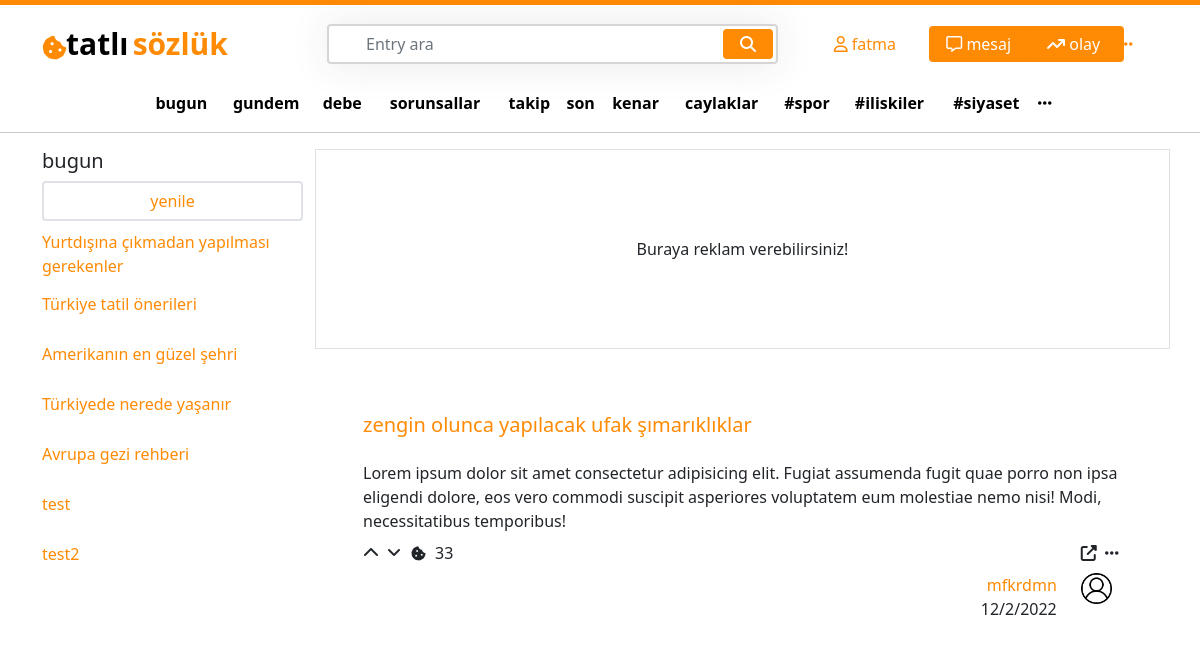
The page / (signed in) on the database its author committed.
### user/models.py (models this page shows, shortened)
class User(AbstractBaseUser):
    email = models.EmailField(max_length=100, unique=True)
    username = models.CharField(max_length=50, unique=True)
    date_joined = models.DateTimeField(auto_now_add=True)
    last_login = models.DateTimeField(auto_now_add=True)
    created_date = models.DateTimeField(auto_now_add=True)
    modified_date = models.DateTimeField(auto_now=True)
    is_admin = models.BooleanField(default=True)
    is_staff = models.BooleanField(default=True)
    is_active = models.BooleanField(default=True)
    is_superadmin = models.BooleanField(default=True)
    USERNAME_FIELD = 'email'
    REQUIRED_FIELDS = ['username']
    objects = UserManager()

### entry/models.py (models this page shows, shortened)
class Entry(models.Model):
    user = models.ForeignKey(User, on_delete=models.CASCADE)
    entry_slug =  models.CharField(max_length=85, blank=True, null=True)
    entry_name =  models.CharField(max_length=85, blank=True, null=True)
    created_at = models.DateTimeField(auto_now_add=True)
    updated_at = models.DateTimeField(auto_now=True)

### homepage/views.py (the view)
# urls.py: path('', views.home, name='home'),
def home(request):
    all_entries = Entry.objects.all()
    context = {
        'all_entries' : all_entries
    }
    return render(request, 'home.html', context)

### templates/home.html
{% extends 'base.html' %}
{% load static %}
{% block content %}
            <div class="col-lg-9 main_left">
                <div class="row">
                    <div class="col-lg-12 d-flex align-items-center justify-content-center border border-1" style="height: 200px;">
                        Buraya reklam verebilirsiniz!
                    </div>
                    <div class="col-lg-12 p-5">
                        <div class="row mt-3">
                            <div class="col-lg-12 ">
                                <h5>
                                    <a href="">zengin olunca yapılacak ufak şımarıklıklar</a>
                                </h5>
                            </div>
                            <div class="col-lg-12 mt-3">
                                <span>
                                    Lorem ipsum dolor sit amet consectetur adipisicing elit. Fugiat assumenda fugit quae porro
                                non ipsa eligendi dolore, eos vero commodi suscipit asperiores voluptatem eum molestiae nemo
                                nisi! Modi, necessitatibus temporibus!
                                </span>
                            </div>
                            <div class="col-lg-12 mt-2">
                                <div class="row justify-content-between">
                                    <div class="col-lg-3">
                                        <div class="row">
                                            <div class="col-lg-1">
                                                <i class="fa-solid fa-chevron-up"></i>
                                            </div>
                                            <div class="col-lg-1">
                                                <i class="fa-solid fa-angle-down"></i>
                                            </div>
                                            <div class="col-lg-1">
                                                <i class="fa-solid fa-cookie-bite"style="font-size:15px ;"></i>
                                            </div>
                                            <div class="col-lg-1">
                                                <span>33</span>
                                            </div>
                                        </div>
                                    </div>
                                    <div class="col-lg-1">
                                        <div class="row justify-content-start">
                                            <div class="col-lg-1">
                                                <i class="fa-solid fa-up-right-from-square"></i>
                                            </div>
                                            <div class="col-lg-1 ">
                                                <i class="fa-solid fa-ellipsis"></i>
                                            </div>
                                        </div>
                                    </div>
                                </div>
                            </div>
                            <div class="col-lg-12 mt-2">
                                <div class="row justify-content-end">
                                    <div class="col-lg-2 text-end">
                                        <div class="row">
                                            <div class="col-lg-12">
                                                <a href="">mfkrdmn</a>
                                            </div>
                                        </div>
                                        <div class="row">
                                            <div class="col-lg-12">
                                                <span>12/2/2022</span>
                                            </div>
                                        </div>
                                    </div>
                                    <div class="col-lg-1">
                                        <a href="">
                                            <img class="img-fluid w-75" src="{% static 'images/user.png' %}" alt="">
                                        </a>
                                    </div>
                                </div>
                            </div>
                        </div>
                    </div>
            </div>
        </div>
    </div>
{% endblock %}

### templates/base.html (shortened to what this page needs)
{% load static %}
<!DOCTYPE html>
<html lang="en">
<head>
    <link href="https://cdn.jsdelivr.net/npm/bootstrap@5.1.3/dist/css/bootstrap.min.css" rel="stylesheet">
    <link rel="stylesheet" href="https://cdnjs.cloudflare.com/ajax/libs/font-awesome/6.2.1/css/all.min.css" />
    <link rel="stylesheet" href="{% static 'css/home.css' %}">
</head>
<body>
    <div class="topline"></div>
    <div class="container mt-3">
        <div class="row d-flex align-items-center">
            <div class="col-lg-3">
                <div class="row">
                    <div class="col-lg-1" style="margin-top: 14px;">
                        <i class="fa-solid fa-cookie-bite" id="logo" style="font-size:25px ;"></i>
                    </div>
                    <div class="col-lg-10">
                        <a href="{% url 'home' %}">
                            <span class="logo_left p-0 m-0" style="color: black;">tatlı</span>
                            <span class="logo_right p-0 m-0">sözlük</span>
                        </a>
                    </div>
                </div>
            </div>
            <div class="col-5">
                <div class="search">
                    <form action="{% url 'entrypage' %}" method="POST">
                        <input type="text" class="form-control" name="searched_entry" placeholder="Entry ara">
                        <button type="submit" name="search_entry_button" value="Submit" class="btn btn-primary"><i class="fa fa-search"></i></button>
                    </form>
                </div>
            </div>
            <div class="col-lg-4">
                <div class="row justify-content-end">
                    {% if request.user.is_authenticated %}
                    <div class="col-lg-3 my-auto">
                        <a href="{% url 'user_page' %}" style="text-decoration: none;">
                            <i class="fa-regular fa-user" style=" color:  rgb(255, 138, 4);;"></i>
                            <span>{{request.user.username}}</span>
                        </a>
                    </div>
                    <div class="col-lg-3">
                        <button type="button" class="btn btn-primary topbtn">
                            <i class="fa-regular fa-message"></i>
                            <span>mesaj</span>
                        </button>
                    </div>
                    <div class="col-lg-3">
                        <button type="button" class="btn btn-primary topbtn">
                            <i class="fa-solid fa-arrow-trend-up"></i>
                            <span>olay</span>
                        </button>
                    </div>
                    <div class="col-lg-2 my-auto dots_for_box" >
                        <span style="cursor: pointer;">
                            <i class="fa-solid fa-ellipsis" style=" color:  rgb(255, 138, 4);;"></i>
                        </span>
                    </div>
                        {% else %}
                        <a href="{% url 'login' %}" style="width: 50%;">Giriş yap da görelim neyin varmış</a>
                        <a href="{% url 'register' %}" style="width: 50%;">Hala aramıza katılmadın mı?</a>
                        {% endif %}
                </div>
            </div>
        </div>
        <div class="row justify-content-center mt-4">
            <table style="width:80%">
                <tr>
                  <td><a href="" class="td ">bugun</a></td>
                  <td><a href="" class="td">gundem</a></td>
                  <td><a href="" class="td">debe</a></td>
                  <td><a href="" class="td">sorunsallar</a></td>
                  <td><a href="" class="td">takip</a></td>
                  <td><a href="" class="td">son</a></td>
                  <td><a href="" class="td">kenar</a></td>
                  <td><a href="" class="td">caylaklar</a></td>
                  <td><a href="" class="td">#spor</a></td>
                  <td><a href="" class="td">#iliskiler</a></td>
                  <td><a href="" class="td">#siyaset</a></td>
                  <td><a href="" class="td"><i class="fa-solid fa-ellipsis"></i></a></td>
                </tr>
              </table>
        </div>
    </div>
<hr>
<div class="container">
    <div class="row">
        <div class="col-lg-3 main_left">
            <div class="col-lg-12">
                <h5>bugun</h5>
            </div>
            <div class="col-lg-12">
                <button class="btn btn-light w-100 border border-2" style="background-color: transparent !important;">
                 <a href="" style=" text-decoration: none; color:  rgb(255, 138, 4);;">yenile</a>
                </button>
            </div>
            <div class="col-lg-12 mt-2">
                <ul class='p-0 ul_left'>
                        {% for i in all_entries %}
                        <li class="li">
                            <a href="{% url 'entry_detail' i.entry_name %}">
                            {{i.entry_name}}
                            </a>
                        </li>
                        {% endfor %}
                </ul>
            </div>
        </div>
{% block content %}
{% endblock %}
</body>
</html>

### static/css/home.css (style rules this page uses)
.topline { width: 100%; background-color: rgb(255, 138, 4); height: 5px; }
.logo_left { font-size: 30px; font-weight: 600; }
.logo_right { font-size: 30px; font-weight: 600; color: rgb(255, 138, 4); }
#logo { color: rgb(255, 138, 4); }
.search { position: relative; box-shadow: 0 0 40px rgba(51, 51, 51, .1); }
.search input { height: 40px; text-indent: 25px; border: 2px solid #d6d4d4; }
.search button { position: absolute; top: 5px; right: 5px; height: 30px; width: 50px; background: rgb(92, 4, 255); display: flex; align-items: center; justify-content: center; }
.topbtn { width: 100px !important; margin-right: 10px !important; ; }
.td { font-weight: 600; font-size: 16px; color: black; text-decoration: none; display: flex; align-items: center; justify-content: center; }
.main_left { overflow-y: scroll; height:820px; scrollbar-color: rebeccapurple green; scrollbar-width: thin; }
.li { text-decoration: none; list-style: none; height: 50px; display: flex; align-items: center; }
button { background-color: rgb(255, 138, 4) !important; border: none !important; }
a { color: rgb(255, 138, 4);; text-decoration: none; }

### rows shown on the page
User: user.username "fatma"
Entry: entry_name "Yurtdışına çıkmadan yapılması gerekenler"
Entry: entry_name "Türkiye tatil önerileri"
Entry: entry_name "Amerikanın en güzel şehri"
Entry: entry_name "Türkiyede nerede yaşanır"
Entry: entry_name "Avrupa gezi rehberi"
Entry: entry_name "test"
Entry: entry_name "test2"
